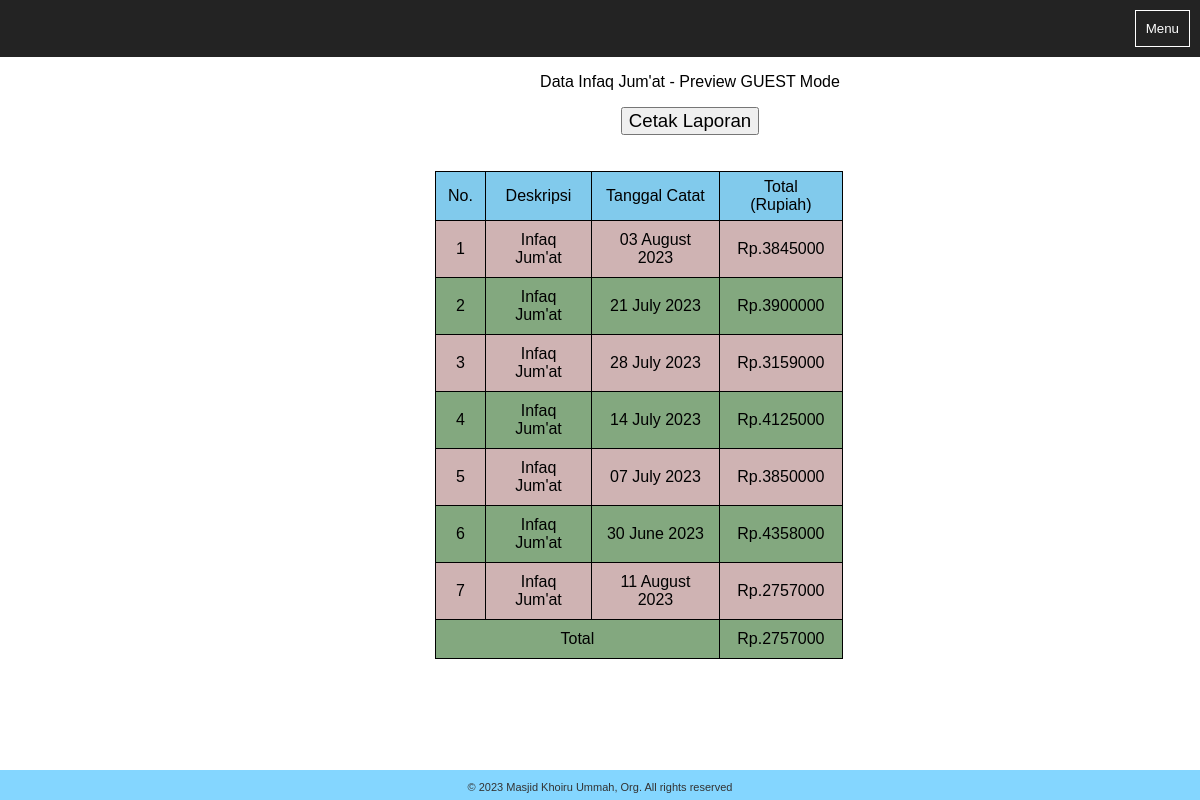
Page /pengguna/lihatrekap.php on the committed database.
### tables this page shows
CREATE TABLE `rekapdata` (
  `id` int(11) NOT NULL,
  `deskripsi` varchar(255) NOT NULL,
  `tgl` date NOT NULL,
  `nominal` varchar(255) NOT NULL
);

### functions.php (called while the page is built, shortened)
<?php
    require 'koneksi.php';
    function query($query){
        global $conn;
        $result = mysqli_query($conn, $query);
        $rows = [];
        while ($row = mysqli_fetch_assoc($result) ){
            $rows[] = $row;
        }
        return $rows;
    }
?>

### pengguna/lihatrekap.php (the view, shortened to what this page needs)
<?php
	require '../functions.php';
      $lihatrekap = query("SELECT * FROM rekapdata WHERE deskripsi LIKE '%Infaq%'");
  ?>
<!DOCTYPE html>
<html lang="en">
  <head>
    <link rel="stylesheet" type="text/css" href="../style/style.css" />
  </head>
<body class="adminPAGE">
   <header>
    <button class="tombolmenu">Menu</button>
	</header>
	<section class="maindsb">
    <center>
      <p>Data Infaq Jum'at - Preview GUEST Mode</p>
      <button type="button"><a href="../pengguna/cetakguest.php" class="cetak" target="_blank">Cetak Laporan</a></button>
    </center>
      <br>
      <br>
      <table name="data" class="cekrekaptbl" border="1" cellpadding="10" cellspacing="0">
            <tr>
                <th>No.</th>
                <th>Deskripsi</th>
                <th>Tanggal Catat</th>
                <th>Total (Rupiah)</th>
            </tr>
            <?php $i = 1;  ?>
            <?php foreach($lihatrekap as $data) : ?>
            <tr>
                <td><?= $i; ?></td>
                <td><?= $data["deskripsi"] ?></td>
                <td><?= date("d F Y",strtotime($data["tgl"])); ?></td>
                <td>
                    Rp.<?= $data["nominal"] ?>
                </td>
            </tr>
            <?php $i++; ?>
            <?php endforeach; ?>
            <tr>
                <td colspan="3">Total</td>
                <td>
                    Rp.<?=
                        $data["nominal"];
                    ?>
                </td>
            </tr>
        </table>
                    <div class="botLogoFooter" id="footer">
                        <p>© 2023 Masjid Khoiru Ummah, Org. All rights reserved</p>
                    </div>
	</section>
  </body>
</html>

### style/style.css (style rules this page uses)
#footer { position:fixed; bottom:0; width:100%; height: 30px; background:#6cf; }
body.adminPAGE { font-family: Arial; margin: 0; padding: 0; height: 100%; }
header { background:#232323; padding:10px; color:#fff; font-family:"open sans"; overflow:hidden; margin: 0; }
.tombolmenu { float: right; background: transparent; padding: 10px; color: #fff; border: 1px solid #fff; cursor: pointer; }
.maindsb { padding:0; margin-left: 180px; }
div.botLogoFooter { background-color: aquamarine; color:rgb(0, 0, 0); font-size: 11px; font-family:Arial; opacity:0.8; text-align: center; width:100%; left:0; bottom:0; position:fixed; }
.cekrekaptbladm, th { background-color: #62a5c2; color: black; font-weight: normal; vertical-align: center; text-align: center; }
.cekrekaptbl { font-size: 12pt; border-collapse:collapse; width:40%; font-family: Arial; border: 1px solid black; margin-left:25%; margin-right:25%; }
.cekrekaptbl, th { background-color: #62a5c2; color: black; font-weight: normal; vertical-align: center; text-align: center; }
.cekrekaptbl th, .cekrekaptabel td { padding: 6px 12px; text-align: center; }
.cekrekaptbl tr { background-color: #ffffff88; color:black; }
.cekrekaptbl tr:nth-child(even) { background-color: #cfb3b3; color:black; text-align: center; }
.cekrekaptbl tr:nth-child(odd) { background-color: #83a87f; color:black; text-align: center; }
.cekrekapadm, th { background-color: #1ea4e2; color: black; font-weight: normal; vertical-align: center; text-align: center; }
.cetak { font-size: 14pt; font-style: normal; font-family: Arial; color: black; text-decoration: none; }
.rekapadmin, th { background-color: #81caec; color: black; font-weight: normal; vertical-align: center; text-align: center; }

### rows in the picture
rekapdata: deskripsi "Infaq Jum'at", tgl "03 August 2023", nominal "3845000"
rekapdata: deskripsi "Infaq Jum'at", tgl "21 July 2023", nominal "3900000"
rekapdata: deskripsi "Infaq Jum'at", tgl "28 July 2023", nominal "3159000"
rekapdata: deskripsi "Infaq Jum'at", tgl "14 July 2023", nominal "4125000"
rekapdata: deskripsi "Infaq Jum'at", tgl "07 July 2023", nominal "3850000"
rekapdata: deskripsi "Infaq Jum'at", tgl "30 June 2023", nominal "4358000"
rekapdata: deskripsi "Infaq Jum'at", tgl "11 August 2023", nominal "2757000"
